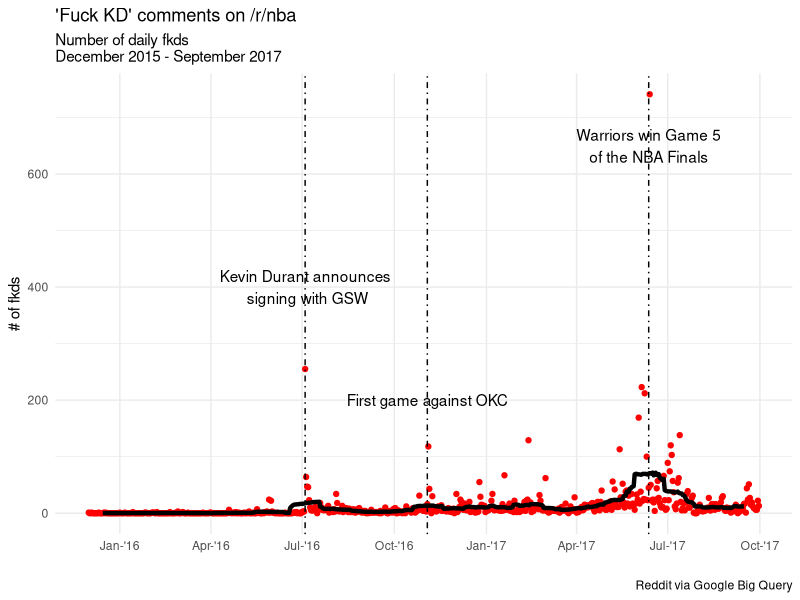

Generate this figure with R:
library(tidyverse)
library(ggthemes)
library(scales)
library(lubridate)
library(zoo)
library(tweenr)

#make sure to set your working dir to "/stuff/Reddit-Analysis/data"
setwd("C:/Users/Sean/Desktop/Reddit-Analysis/data")

df = read.csv("fkd.csv")
df$rollmean = rollmean(df$count, 30, na.pad = TRUE)
df$dt = as.Date(df$dt)

#plot
df %>% ggplot(aes(x=dt)) + geom_point(aes(y = count, color = "black"), color = 'red') + 
  theme_minimal() + scale_y_continuous(labels = scales::comma)  +
  geom_line(aes(y = rollmean, color = "red"), size = 1.5, color = 'black') + scale_x_date(date_breaks = "3 months", date_labels = "%b-'%y") +
  theme( # remove the vertical grid lines
    panel.grid.minor.x = element_blank()) + theme(legend.position = "none") + 
  labs(x = "", 
       y = "# of fkds",
       title = "'Fuck KD' comments on /r/nba",
       subtitle = "Number of daily fkds\nDecember 2015 - September 2017",
       caption = "Reddit via Google Big Query") +
  geom_vline(xintercept = as.Date("2016-7-4"), linetype = 4)   + annotate("text", x = as.Date("2016-7-4"), y = 400, label = "Kevin Durant announces\n signing with GSW") +
  geom_vline(xintercept = as.Date("2016-11-03"), linetype = 4) + annotate("text", x = as.Date("2016-11-03"), y = 200, label = "First game against OKC") +
  geom_vline(xintercept = as.Date("2017-06-12"), linetype = 4) + annotate("text", x = as.Date("2017-06-12"), y = 650, label = "Warriors win Game 5\nof the NBA Finals")
